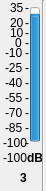
     <widget class="QWidget" name="widget_3" native="true">
      <property name="geometry">
       <rect>
        <x>80</x>
        <y>40</y>
        <width>46</width>
        <height>191</height>
       </rect>
      </property>
      <widget class="QProgressBar" name="progressBar_45">
       <property name="geometry">
        <rect>
         <x>30</x>
         <y>7</y>
         <width>10</width>
         <height>135</height>
        </rect>
       </property>
       <property name="contextMenuPolicy">
        <enum>Qt::DefaultContextMenu</enum>
       </property>
       <property name="toolTip">
        <string>Local Input 1 Meter</string>
       </property>
       <property name="statusTip">
        <string/>
       </property>
       <property name="whatsThis">
        <string/>
       </property>
       <property name="autoFillBackground">
        <bool>false</bool>
       </property>
       <property name="minimum">
        <number>-100</number>
       </property>
       <property name="maximum">
        <number>35</number>
       </property>
       <property name="value">
        <number>24</number>
       </property>
       <property name="textVisible">
        <bool>true</bool>
       </property>
       <property name="orientation">
        <enum>Qt::Vertical</enum>
       </property>
       <property name="invertedAppearance">
        <bool>false</bool>
       </property>
       <property name="format">
        <string>%p%</string>
       </property>
      </widget>
      <widget class="QLabel" name="m0_45">
       <property name="geometry">
        <rect>
         <x>25</x>
         <y>0</y>
         <width>16</width>
         <height>16</height>
        </rect>
       </property>
       <property name="text">
        <string>-</string>
       </property>
      </widget>
      <widget class="QLabel" name="t35_45">
       <property name="geometry">
        <rect>
         <x>10</x>
         <y>0</y>
         <width>16</width>
         <height>16</height>
        </rect>
       </property>
       <property name="text">
        <string>35</string>
       </property>
      </widget>
      <widget class="QLabel" name="tn100_45">
       <property name="geometry">
        <rect>
         <x>3</x>
         <y>135</y>
         <width>31</width>
         <height>16</height>
        </rect>
       </property>
       <property name="text">
        <string>-100</string>
       </property>
      </widget>
      <widget class="QLabel" name="m15_45">
       <property name="geometry">
        <rect>
         <x>25</x>
         <y>15</y>
         <width>16</width>
         <height>16</height>
        </rect>
       </property>
       <property name="text">
        <string>-</string>
       </property>
      </widget>
      <widget class="QLabel" name="m25_45">
       <property name="geometry">
        <rect>
         <x>25</x>
         <y>25</y>
         <width>16</width>
         <height>16</height>
        </rect>
       </property>
       <property name="text">
        <string>-</string>
       </property>
      </widget>
      <widget class="QLabel" name="m90_45">
       <property name="geometry">
        <rect>
         <x>25</x>
         <y>90</y>
         <width>16</width>
         <height>16</height>
        </rect>
       </property>
       <property name="text">
        <string>-</string>
       </property>
      </widget>
      <widget class="QLabel" name="m105_45">
       <property name="geometry">
        <rect>
         <x>25</x>
         <y>105</y>
         <width>16</width>
         <height>16</height>
        </rect>
       </property>
       <property name="text">
        <string>-</string>
       </property>
      </widget>
      <widget class="QLabel" name="m120_45">
       <property name="geometry">
        <rect>
         <x>25</x>
         <y>120</y>
         <width>16</width>
         <height>16</height>
        </rect>
       </property>
       <property name="text">
        <string>-</string>
       </property>
      </widget>
      <widget class="QLabel" name="m135_45">
       <property name="geometry">
        <rect>
         <x>25</x>
         <y>135</y>
         <width>16</width>
         <height>16</height>
        </rect>
       </property>
       <property name="text">
        <string>-</string>
       </property>
      </widget>
      <widget class="QLabel" name="m45_45">
       <property name="geometry">
        <rect>
         <x>25</x>
         <y>45</y>
         <width>16</width>
         <height>16</height>
        </rect>
       </property>
       <property name="text">
        <string>-</string>
       </property>
      </widget>
      <widget class="QLabel" name="m60_45">
       <property name="geometry">
        <rect>
         <x>25</x>
         <y>60</y>
         <width>16</width>
         <height>16</height>
        </rect>
       </property>
       <property name="text">
        <string>-</string>
       </property>
      </widget>
      <widget class="QLabel" name="m75_45">
       <property name="geometry">
        <rect>
         <x>25</x>
         <y>75</y>
         <width>16</width>
         <height>16</height>
        </rect>
       </property>
       <property name="text">
        <string>-</string>
       </property>
      </widget>
      <widget class="QLabel" name="t20_45">
       <property name="geometry">
        <rect>
         <x>10</x>
         <y>15</y>
         <width>16</width>
         <height>16</height>
        </rect>
       </property>
       <property name="text">
        <string>20</string>
       </property>
      </widget>
      <widget class="QLabel" name="t5_45">
       <property name="geometry">
        <rect>
         <x>10</x>
         <y>25</y>
         <width>16</width>
         <height>16</height>
        </rect>
       </property>
       <property name="text">
        <string>10</string>
       </property>
      </widget>
      <widget class="QLabel" name="tn10_45">
       <property name="geometry">
        <rect>
         <x>5</x>
         <y>45</y>
         <width>21</width>
         <height>16</height>
        </rect>
       </property>
       <property name="text">
        <string>-10</string>
       </property>
      </widget>
      <widget class="QLabel" name="tn25_45">
       <property name="geometry">
        <rect>
         <x>5</x>
         <y>60</y>
         <width>21</width>
         <height>16</height>
        </rect>
       </property>
       <property name="text">
        <string>-25</string>
       </property>
      </widget>
      <widget class="QLabel" name="tn40_45">
       <property name="geometry">
        <rect>
         <x>5</x>
         <y>75</y>
         <width>21</width>
         <height>16</height>
        </rect>
       </property>
       <property name="text">
        <string>-40</string>
       </property>
      </widget>
      <widget class="QLabel" name="tn55_45">
       <property name="geometry">
        <rect>
         <x>5</x>
         <y>90</y>
         <width>21</width>
         <height>16</height>
        </rect>
       </property>
       <property name="text">
        <string>-55</string>
       </property>
      </widget>
      <widget class="QLabel" name="tn70_45">
       <property name="geometry">
        <rect>
         <x>5</x>
         <y>105</y>
         <width>21</width>
         <height>16</height>
        </rect>
       </property>
       <property name="text">
        <string>-70</string>
       </property>
      </widget>
      <widget class="QLabel" name="tn85_45">
       <property name="geometry">
        <rect>
         <x>5</x>
         <y>120</y>
         <width>21</width>
         <height>16</height>
        </rect>
       </property>
       <property name="text">
        <string>-85</string>
       </property>
      </widget>
      <widget class="QLabel" name="m35_45">
       <property name="geometry">
        <rect>
         <x>25</x>
         <y>35</y>
         <width>16</width>
         <height>16</height>
        </rect>
       </property>
       <property name="text">
        <string>-</string>
       </property>
      </widget>
      <widget class="QLabel" name="t0_45">
       <property name="geometry">
        <rect>
         <x>15</x>
         <y>35</y>
         <width>16</width>
         <height>16</height>
        </rect>
       </property>
       <property name="text">
        <string>0</string>
       </property>
      </widget>
      <widget class="QLabel" name="value_45">
       <property name="geometry">
        <rect>
         <x>3</x>
         <y>150</y>
         <width>31</width>
         <height>16</height>
        </rect>
       </property>
       <property name="autoFillBackground">
        <bool>false</bool>
       </property>
       <property name="frameShadow">
        <enum>QFrame::Plain</enum>
       </property>
       <property name="text">
        <string>-100</string>
       </property>
      </widget>
      <widget class="QLabel" name="dB_45">
       <property name="geometry">
        <rect>
         <x>27</x>
         <y>150</y>
         <width>16</width>
         <height>16</height>
        </rect>
       </property>
       <property name="font">
        <font>
         <weight>75</weight>
         <bold>true</bold>
        </font>
       </property>
       <property name="text">
        <string>dB</string>
       </property>
      </widget>
      <widget class="QLabel" name="number_45">
       <property name="geometry">
        <rect>
         <x>20</x>
         <y>170</y>
         <width>16</width>
         <height>16</height>
        </rect>
       </property>
       <property name="font">
        <font>
         <weight>75</weight>
         <bold>true</bold>
        </font>
       </property>
       <property name="text">
        <string>3</string>
       </property>
      </widget>
      <widget class="Line" name="line_45">
       <property name="geometry">
        <rect>
         <x>35</x>
         <y>0</y>
         <width>16</width>
         <height>191</height>
        </rect>
       </property>
       <property name="orientation">
        <enum>Qt::Vertical</enum>
       </property>
      </widget>
     </widget>
